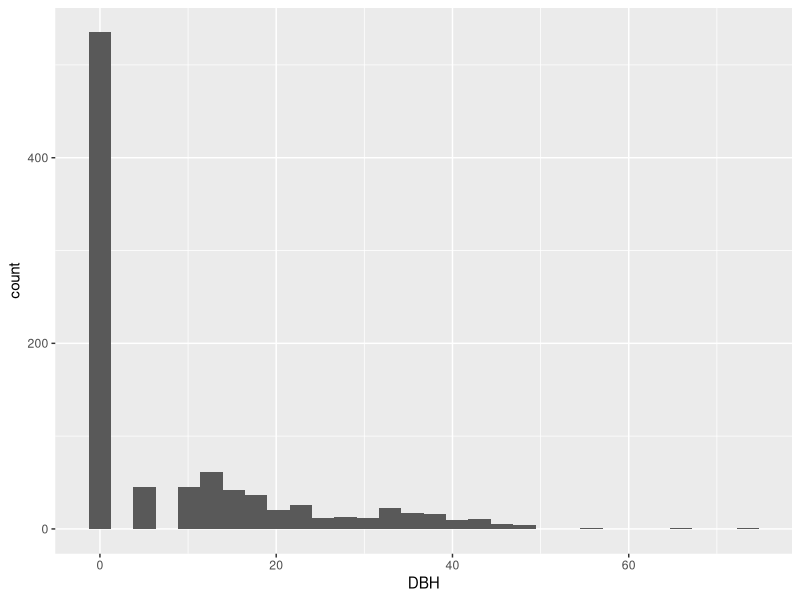

Generate this figure with R: (Note: this script raises an error after producing the figure.)
## ---- chunk 1
rm(list = ls())
library(dplyr)
library(tidyr)
library(ggplot2)
## ---- chunk 2
DF<-read.csv("Data/forests.csv")
## ---- chunk 3
ggplot(DF, aes(DBH))+
   geom_histogram()
## ---- chunk 4
big<-filter(DF, DBH >= 60)
big
## ---- chunk 5
species<-levels(DF$Species)
species
## ---- chunk 6
APP_t<-400 #AreaPerPlot = 400m2 per forest plot
APP_ss<-90 #Area per plot = 3 30m2 circles = 90 m2
## ---- chunk 7
DF$Code<-NA
trees<-which(DF$Type == "tree")
DF$Code[trees]<-"tree"
seedsap<-which(DF$Type == "seedling" | DF$Type == "sapling")
DF$Code[seedsap]<- "seed_sap"
## ---- chunk 8
PerP<-DF %>% group_by(Forest, Code, PlotID) %>% summarise(
  Number = length(Species)
)

trees<-which(PerP$Code == "tree")
seedsap<-which(PerP$Code == "seed_sap")

PerP$DensPerPlot<-NA
PerP$DensPerPlot[trees]<-PerP$Number[trees]/APP_t
PerP$DensPerPlot[seedsap]<-PerP$Number[seedsap]/APP_ss
## ---- chunk 9
PerP$PerHect<-NA
PerP$PerHect[trees]<- PerP$DensPerPlot[trees]*25
PerP$PerHect[seedsap]<-PerP$DensPerPlot[seedsap]*333
  
## ---- chunk 10
ImportancePerPlot<-DF %>% group_by(Forest, Code, PlotID, Species) %>% summarise(
  Number = length(Species)
)
## ---- chunk 11
trees<-which(ImportancePerPlot$Code == "tree")
seedsap<-which(ImportancePerPlot$Code == "seed_sap")

ImportancePerPlot$PlotDensity<-NA
ImportancePerPlot$PlotDensity[trees]<-ImportancePerPlot$Number[trees]/APP_t
ImportancePerPlot$PlotDensity[seedsap]<-ImportancePerPlot$Number[seedsap]/APP_ss
## ---- chunk 12
ImportancePerPlot<-left_join(ImportancePerPlot, PerP, by = c("Forest", "Code", "PlotID"))
## ---- chunk 13

newnames<-names(ImportancePerPlot)
newnames<-c("Forest","Code","PlotID","Species","NumSpecInPlot","PlotDensity", "TotNumInPlot", "TotDensPerPlot" ,"TotPerHect"   )
names(ImportancePerPlot)<-newnames
## ---- chunk 14
ImportancePerPlot$SpecPerHect<-NA
ImportancePerPlot$SpecPerHect[trees]<-ImportancePerPlot$PlotDensity[trees]*25
ImportancePerPlot$SpecPerHect[seedsap]<-ImportancePerPlot$PlotDensity[seedsap]*333
## ---- chunk 15
ImportancePerPlot<-ImportancePerPlot %>% mutate(
  RelDen = (dens_in_plot/total_density)*100
)
## ---- chunk 16
trees<-trees %>% mutate(
  BA = (pi*((DBH/2)*(DBH/2)))
)

## ---- chunk 17
Dominance<-trees %>% group_by(Forest, PlotID) %>% summarize(
  TotBA = sum(BA),
  Dom = sum(BA)/APP_t
)
## ---- chunk 18
PerP$TotBA = Dominance$TotBA
PerP$TotDom=Dominance$Dom
## ---- chunk 19
DomPerSp<-trees %>% group_by(Forest, PlotID, Species) %>% summarize(
  BA = sum(BA),
  Dom = sum(BA)/APP_t
)
## ---- chunk 20
ImportancePerPlot<-left_join(ImportancePerPlot, DomPerSp)
## ---- chunk 21
ImportancePerPlot<-left_join(ImportancePerPlot, PerP, by = c("Forest", "PlotID"))
## ---- chunk 22
#drop unneeded variables
ImportancePerPlot<-select(ImportancePerPlot, -c(treesPerP,DensPerPlot, DensPerHect, TotBA))

## ---- chunk 23
ImportancePerPlot<-ImportancePerPlot %>% mutate(
  RelDom = 100*(Dom/TotDom)
)
## ---- chunk 24
treePlots<-nrow(PerP)
## ---- chunk 25
SpeciesByPlots<-trees %>% group_by(Forest, Species, PlotID) %>% summarise(
  NumInPlot = length(PlotID))
#num in plot corresponds to Number in ImportancePerPlot
ImportancePerPlot<-ImportancePerPlot %>% mutate(
  plot_present = 1
)
#assign each species in each plot a value of 1 to indicate present rather than the actual count of trees.

SpByP<-ImportancePerPlot %>% group_by(Species) %>% summarise(
  NumPlots = sum(plot_present)
)

SpByP<-SpByP %>% mutate(
  TotPlots = nrow(PerP),
  RelFreq = (NumPlots/TotPlots)*100
)
  
## ---- chunk 26
ImportancePerPlot<-left_join(ImportancePerPlot, SpByP, by = "Species")
## ---- chunk 27
ImportancePerPlot <-  ImportancePerPlot %>% mutate(
  IV = RelDen+RelDom+RelFreq
)
## ---- chunk 28
AvgIVtrees<-ImportancePerPlot %>% group_by(Forest, Species) %>% summarize(
  IV_mean=mean(IV,na.rm=T),
  IV_sd =sd(IV, na.rm = T),
  IV_sem = sd(IV, na.rm = T)/sqrt(sum(!is.na(IV)))
)
## ---- chunk 29
dodge<-position_dodge(0.35)
## ---- chunk 30
ggplot(AvgIVtrees, aes(Species, IV_mean, group = Forest, color = Forest))+
  geom_point(position = dodge)+
  geom_errorbar(aes(ymin = IV_mean - IV_sem, ymax = IV_mean + IV_sem),position = dodge)+
  labs(y = "Average Importance Value - Trees")+
  coord_flip()
## ---- chunk 31
ggplot(AvgIVtrees, aes(Forest, IV_mean, group = Species, color = Species))+
  geom_point(position = dodge)+
  geom_errorbar(aes(ymin = IV_mean - IV_sem, ymax = IV_mean + IV_sem), position = dodge)+
  labs(y = "Average Importance Value - Trees")+
  coord_flip()
## ---- chunk 32
ggplot(AvgIVtrees, aes(Species, IV_mean, color = Species))+
  geom_point(position = dodge)+
  geom_errorbar(aes(ymin = IV_mean - IV_sem, ymax = IV_mean + IV_sem),position = dodge)+
  labs(y = "Average Importance Value - Trees")+
  coord_flip()+
  facet_wrap(~Forest)
## ---- chunk 33
ggplot(AvgIVtrees, aes(Forest, IV_mean, color = Forest))+
  geom_point()+
  geom_errorbar(aes(ymin = IV_mean - IV_sem, ymax = IV_mean + IV_sem))+
  labs(y = "Average Importance Value - trees")+
  coord_flip()+
  facet_wrap(~Species)+
  theme(legend.position="none")
## ---- chunk 34
APP_ss<-30 #30m2 for the 3 seedling/sapling plots
## ---- chunk 35
sPerP<-seedsap %>% group_by(Forest, PlotID) %>% summarise(
  ssapPerP = length(Species)
)
## ---- chunk 36
sPerP<-sPerP %>% mutate(
  total_density = ssapPerP/APP_ss,
  DensPerPlot = total_density*333.3
)
## ---- chunk 37
sImportancePerPlot<-seedsap %>% group_by(Forest, PlotID, Species) %>% summarise(
  Number = length(Species)
)
## ---- chunk 38
sImportancePerPlot<-sImportancePerPlot %>% mutate(
  dens_in_plot = Number/APP_ss
)
## ---- chunk 39
sImportancePerPlot<-left_join(sImportancePerPlot, sPerP, by = c("Forest", "PlotID"))
## ---- chunk 40
sImportancePerPlot<-sImportancePerPlot %>% mutate(
  RelDen = (dens_in_plot/total_density)*100
)
## ---- chunk 41
seedsap<-seedsap %>% mutate(
  BA = (pi*((DBH/2)*(DBH/2)))
)

## ---- chunk 42
sDominance<-seedsap %>% group_by(Forest, PlotID) %>% summarize(
  TotBA = sum(BA),
  Dom = sum(BA)/APP_ss
)
## ---- chunk 43
sPerP$TotBA = sDominance$TotBA
sPerP$TotDom=sDominance$Dom
## ---- chunk 44
sDomPerSp<-seedsap %>% group_by(Forest, PlotID, Species) %>% summarize(
  BA = sum(BA),
  Dom = sum(BA)/APP_ss
)
## ---- chunk 45
sImportancePerPlot<-left_join(sImportancePerPlot, sDomPerSp)
## ---- chunk 46
sImportancePerPlot<-left_join(sImportancePerPlot, sPerP, by = c("Forest", "PlotID"))
## ---- chunk 47
sImportancePerPlot<-sImportancePerPlot %>% mutate(
  RelDom = 100*(Dom/TotDom)
)
## ---- chunk 48
seedsapPlots<-nrow(sPerP)
## ---- chunk 49
sSpeciesByPlots<-seedsap %>% group_by(Forest, Species, PlotID) %>% summarise(
  NumInPlot = length(PlotID))
#num in plot corresponds to Number in ImportancePerPlot
sImportancePerPlot<-sImportancePerPlot %>% mutate(
  plot_present = 1
)
#assign each species in each plot a value of 1 to indicate present rather than the actual count of trees.

sSpByP<-sImportancePerPlot %>% group_by(Species) %>% summarise(
  NumPlots = sum(plot_present)
)

sSpByP<-sSpByP %>% mutate(
  TotPlots = nrow(PerP),
  RelFreq = (NumPlots/TotPlots)*100
)
  
## ---- chunk 50
sImportancePerPlot<-left_join(sImportancePerPlot, sSpByP, by = "Species")
## ---- chunk 51
sImportancePerPlot <-  sImportancePerPlot %>% mutate(
  IV = RelDen+RelDom+RelFreq
)
## ---- chunk 52
AvgIVseedsap<-sImportancePerPlot %>% group_by(Forest, Species) %>% summarize(
  IV_mean=mean(IV,na.rm=T),
  IV_sd =sd(IV, na.rm = T),
  IV_sem = sd(IV, na.rm = T)/sqrt(sum(!is.na(IV)))
)
## ---- chunk 53
ggplot(AvgIVseedsap, aes(Species, IV_mean, group = Forest, color = Forest))+
  geom_point(position = dodge)+
  geom_errorbar(aes(ymin = IV_mean - IV_sem, ymax = IV_mean + IV_sem),position = dodge)+
  labs(y = "Average Importance Value - Seedlings/Saplings")+
  coord_flip()
## ---- chunk 54
ggplot(AvgIVseedsap, aes(Forest, IV_mean, group = Species, color = Species))+
  geom_point(position = dodge)+
  geom_errorbar(aes(ymin = IV_mean - IV_sem, ymax = IV_mean + IV_sem),position = dodge)+
  labs(y = "Average Importance Value - Seedlings/Saplings")+
  coord_flip()
## ---- chunk 55
ggplot(AvgIVseedsap, aes(Species, IV_mean, color = Species))+
  geom_point(position = dodge)+
  geom_errorbar(aes(ymin = IV_mean - IV_sem, ymax = IV_mean + IV_sem),position = dodge)+
  labs(y = "Average Importance Value - Seedlings/Saplings")+
  coord_flip()+
  facet_wrap(~Forest)
## ---- chunk 56
ggplot(AvgIVseedsap, aes(Forest, IV_mean, color = Forest))+
  geom_point()+
  geom_errorbar(aes(ymin = IV_mean - IV_sem, ymax = IV_mean + IV_sem))+
  labs(y = "Average Importance Value - seedlings & saplings")+
  coord_flip()+
  facet_wrap(~Species)+
  theme(legend.position="none")
## ---- chunk 57
allImportance<-full_join(ImportancePerPlot, sImportancePerPlot, by = c("Forest", "PlotID", "Species"))

## ---- chunk 58
keep<-c("Forest", "PlotID", "Species", "IV.x", "IV.y")
Imp<-allImportance[,keep]
## ---- chunk 59
Imp[is.na(Imp)]<-0
## ---- chunk 60
Imp<-Imp %>% mutate(
  sumIV = IV.x+ IV.y
  )#note that this will be problematic if you have NA's
## ---- chunk 61
AvgIV<-Imp %>% group_by(Forest, Species) %>% summarize(
  IV_mean=mean(sumIV,na.rm=T),
  IV_sd =sd(sumIV, na.rm = T),
  IV_sem = sd(sumIV, na.rm = T)/sqrt(sum(!is.na(sumIV)))
)
## ---- chunk 62
dodge<-position_dodge(0.35)
## ---- chunk 63
ggplot(AvgIV, aes(Species, IV_mean, group = Forest, color = Forest))+
  geom_point(position = dodge)+
  geom_errorbar(aes(ymin = IV_mean - IV_sem, ymax = IV_mean + IV_sem), position = dodge)+
  labs(y = "Average Importance Value")+
  coord_flip()
## ---- chunk 64
ggplot(AvgIV, aes(Forest, IV_mean, group = Species, color = Species))+
  geom_point()+
  geom_errorbar(aes(ymin = IV_mean - IV_sem, ymax = IV_mean + IV_sem))+
  labs(y = "Average Importance Value")+
  coord_flip()
## ---- chunk 65
ggplot(AvgIV, aes(Species, IV_mean, color = Species))+
  geom_point()+
  geom_errorbar(aes(ymin = IV_mean - IV_sem, ymax = IV_mean + IV_sem))+
  labs(y = "Average Importance Value")+
  coord_flip()+
  facet_wrap(~Forest)+
  theme(legend.position="none")
## ---- chunk 66
ggplot(AvgIV, aes(Forest, IV_mean, color = Forest))+
  geom_point()+
  geom_errorbar(aes(ymin = IV_mean - IV_sem, ymax = IV_mean + IV_sem))+
  labs(y = "Average Importance Value")+
  coord_flip()+
  facet_wrap(~Species)+
  theme(legend.position="none")
## ---- chunk 67
names(Imp)
## ---- chunk 68
Imp <- Imp %>% rename(IV_tree = IV.x, IV_ssap = IV.y, IV_all = sumIV)
## ---- chunk 69
write.csv(Imp,"Data/ImportanceValues.csv")
## ---- chunk 70
APP_t<-400 #AreaPerPlot = 400m2 per forest plot
## ---- chunk 71
TPerP<-trees %>% group_by(Forest, PlotID) %>% summarise(
  treesPerP = length(Species)
)
SSPerP<-seedsap %>% group_by(Forest, PlotID, Circle) %>% summarise(
  ssapPerP = length(Species)
)
## ---- chunk 72
TPerP<-TPerP %>% mutate(
  TDensPerPlot = treesPerP/APP_t
)

SSPerP<- SSPerP %>% mutate(
  SSDensPerPlot = ssapPerP/APP_ss
)
## ---- chunk 73
TPerP<-TPerP %>% mutate(
  TDensPerHect=TDensPerPlot*25
)
SSPerP<-SSPerP %>% mutate(
  SSDensPerHect = SSDensPerPlot*333.3
)
## ---- chunk 74
ImportancePerPlot<-trees %>% group_by(Forest, PlotID, Species) %>% summarise(
  Number = length(Species)
)
## ---- chunk 75
ImportancePerPlot<-ImportancePerPlot %>% mutate(
  PlotDensity = Number/APP_t
)
## ---- chunk 76
ImportancePerPlot<-left_join(ImportancePerPlot, PerP, by = c("Forest", "PlotID"))
## ---- chunk 77
#drop density per hectare
ImportancePerPlot<-select(ImportancePerPlot, -c(treesPerP,DensPerHect))
#now rename
ImportancePerPlot<-rename(ImportancePerPlot, dens_in_plot = PlotDensity, total_density = DensPerPlot )
## ---- chunk 78
ImportancePerPlot<-ImportancePerPlot %>% mutate(
  RelDen = (dens_in_plot/total_density)*100
)
## ---- chunk 79
trees<-trees %>% mutate(
  BA = (pi*((DBH/2)*(DBH/2)))
)

## ---- chunk 80
Dominance<-trees %>% group_by(Forest, PlotID) %>% summarize(
  TotBA = sum(BA),
  Dom = sum(BA)/APP_t
)
## ---- chunk 81
PerP$TotBA = Dominance$TotBA
PerP$TotDom=Dominance$Dom
## ---- chunk 82
DomPerSp<-trees %>% group_by(Forest, PlotID, Species) %>% summarize(
  BA = sum(BA),
  Dom = sum(BA)/APP_t
)
## ---- chunk 83
ImportancePerPlot<-left_join(ImportancePerPlot, DomPerSp)
## ---- chunk 84
ImportancePerPlot<-left_join(ImportancePerPlot, PerP, by = c("Forest", "PlotID"))
## ---- chunk 85
#drop unneeded variables
ImportancePerPlot<-select(ImportancePerPlot, -c(treesPerP,DensPerPlot, DensPerHect, TotBA))

## ---- chunk 86
ImportancePerPlot<-ImportancePerPlot %>% mutate(
  RelDom = 100*(Dom/TotDom)
)
## ---- chunk 87
treePlots<-nrow(PerP)
## ---- chunk 88
SpeciesByPlots<-trees %>% group_by(Forest, Species, PlotID) %>% summarise(
  NumInPlot = length(PlotID))
#num in plot corresponds to Number in ImportancePerPlot
ImportancePerPlot<-ImportancePerPlot %>% mutate(
  plot_present = 1
)
#assign each species in each plot a value of 1 to indicate present rather than the actual count of trees.

SpByP<-ImportancePerPlot %>% group_by(Species) %>% summarise(
  NumPlots = sum(plot_present)
)

SpByP<-SpByP %>% mutate(
  TotPlots = nrow(PerP),
  RelFreq = (NumPlots/TotPlots)*100
)
  
## ---- chunk 89
ImportancePerPlot<-left_join(ImportancePerPlot, SpByP, by = "Species")
## ---- chunk 90
ImportancePerPlot <-  ImportancePerPlot %>% mutate(
  IV = RelDen+RelDom+RelFreq
)
## ---- chunk 91
AvgIVtrees<-ImportancePerPlot %>% group_by(Forest, Species) %>% summarize(
  IV_mean=mean(IV,na.rm=T),
  IV_sd =sd(IV, na.rm = T),
  IV_sem = sd(IV, na.rm = T)/sqrt(sum(!is.na(IV)))
)
